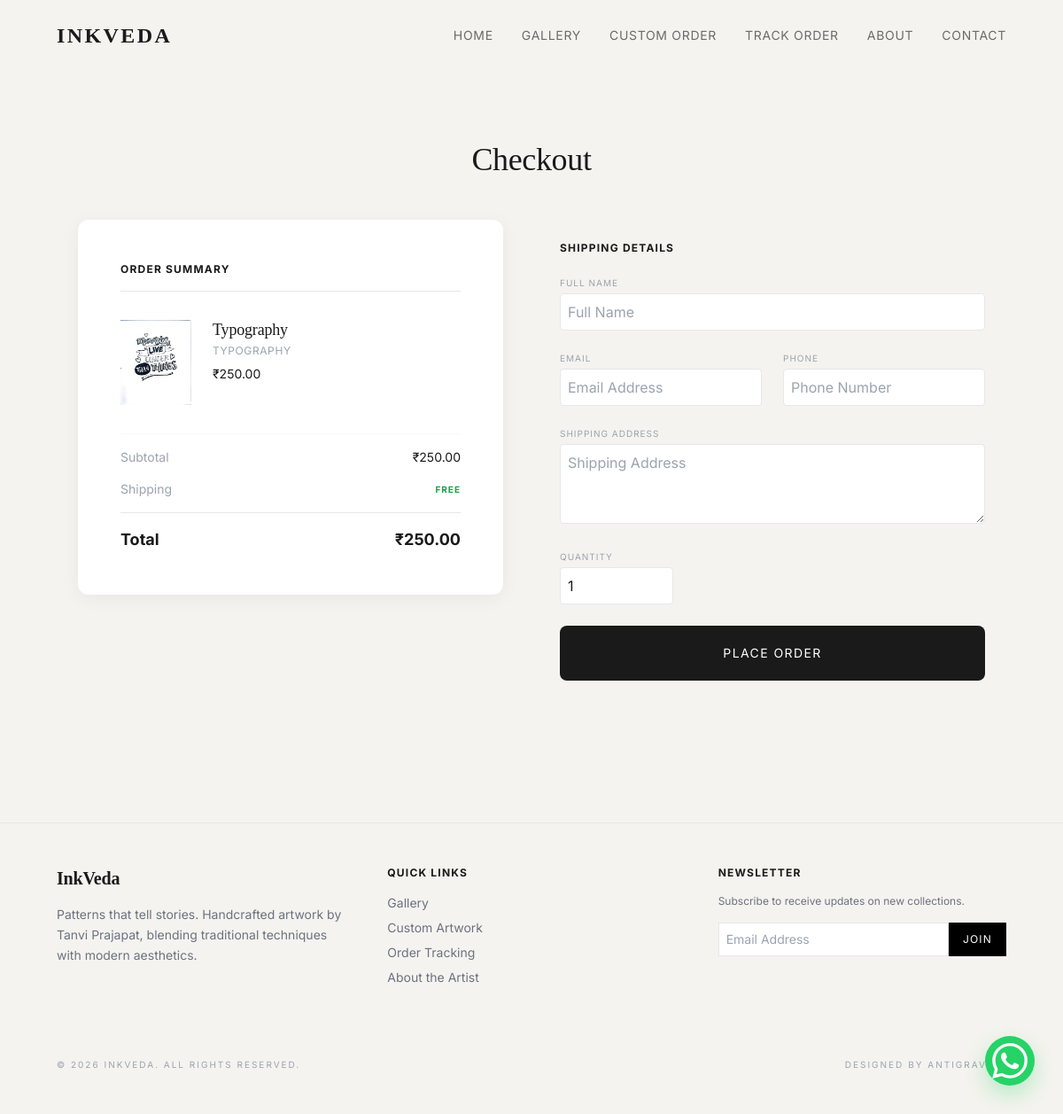
The page /checkout/2/ on the database its author committed.
### artworks/models.py (models this page shows, shortened)
class Artwork(models.Model):
    CATEGORY_CHOICES = [
        ('Mandala', 'Mandala'),
        ('Zentangle', 'Zentangle'),
        ('Doodle', 'Doodle'),
        ('Typography', 'Typography'),
    ]
    title = models.CharField(max_length=200)
    description = models.TextField()
    image = models.ImageField(upload_to="artworks/%Y/%m/")
    category = models.CharField(max_length=50, choices=CATEGORY_CHOICES)
    price = models.DecimalField(max_digits=10, decimal_places=2)
    is_available = models.BooleanField(default=True)
    created_at = models.DateTimeField(auto_now_add=True)

### artworks/views.py (the view)
# urls.py: path('checkout/<int:pk>/', views.checkout, name='checkout'),
def checkout(request, pk):
    artwork = get_object_or_404(Artwork, pk=pk)
    if request.method == 'POST':
        form = ArtworkOrderForm(request.POST)
        if form.is_valid():
            order = form.save(commit=False)
            order.artwork = artwork
            order.payment_method = 'UPI'
            order.payment_status = 'Pending'
            order.save() # save() calculates total_price and order_id
            return redirect('upi_payment', order_id=order.order_id)
    else:
        form = ArtworkOrderForm(initial={'quantity': 1})
    return render(request, 'artworks/checkout.html', {'form': form, 'artwork': artwork})

### artworks/forms.py
class ArtworkOrderForm(forms.ModelForm):
    class Meta:
        model = Order
        fields = ['customer_name', 'email', 'phone', 'address', 'quantity']
        widgets = {
            'customer_name': forms.TextInput(attrs={'class': 'w-full p-2 border rounded', 'placeholder': 'Full Name'}),
            'email': forms.EmailInput(attrs={'class': 'w-full p-2 border rounded', 'placeholder': 'Email Address'}),
            'phone': forms.TextInput(attrs={'class': 'w-full p-2 border rounded', 'placeholder': 'Phone Number'}),
            'address': forms.Textarea(attrs={'class': 'w-full p-2 border rounded', 'placeholder': 'Shipping Address', 'rows': 3}),
            'quantity': forms.NumberInput(attrs={'class': 'w-full p-2 border rounded', 'min': 1}),
        }

### templates/artworks/checkout.html (shortened to what this page needs)
{% extends 'base.html' %}
{% block content %}
<section class="py-20 px-6 lg:px-16">
    <div class="max-w-5xl mx-auto">
        <h1 class="text-4xl font-serif mb-12 text-center">Checkout</h1>
        <div class="grid grid-cols-1 lg:grid-cols-2 gap-16">
            <div class="bg-white p-8 lg:p-12 premium-shadow h-fit">
                <h2 class="text-xs uppercase tracking-widest font-bold mb-8 border-b pb-4">Order Summary</h2>
                <div class="flex space-x-6 mb-8">
                    <div class="w-20 h-24 bg-gray-100 flex-shrink-0">
                        <img src="{{ artwork.image.url }}" alt="{{ artwork.title }}" class="w-full h-full object-cover">
                    </div>
                    <div>
                        <h3 class="font-serif text-lg leading-tight">{{ artwork.title }}</h3>
                        <p class="text-xs text-gray-400 uppercase tracking-wider mt-1">{{ artwork.category }}</p>
                        <p class="text-sm mt-2">₹{{ artwork.price }}</p>
                    </div>
                </div>
                <div class="space-y-4 pt-4 border-t border-gray-50">
                    <div class="flex justify-between text-sm">
                        <span class="text-gray-400">Subtotal</span>
                        <span>₹{{ artwork.price }}</span>
                    </div>
                    <div class="flex justify-between text-sm">
                        <span class="text-gray-400">Shipping</span>
                        <span class="text-green-600 uppercase text-[10px] tracking-widest font-bold">Free</span>
                    </div>
                    <div class="flex justify-between text-lg font-bold pt-4 border-t">
                        <span>Total</span>
                        <span>₹{{ artwork.price }}</span>
                    </div>
                </div>
            </div>
            <div>
                <form method="POST" class="space-y-6">
                    <h2 class="text-xs uppercase tracking-widest font-bold mb-4">Shipping Details</h2>
                    <div>
                        <label class="text-[10px] uppercase tracking-widest text-gray-400 mb-1 block">Full Name</label>
                        {{ form.customer_name }}
                    </div>
                    <div class="grid grid-cols-1 md:grid-cols-2 gap-6">
                        <div>
                            <label class="text-[10px] uppercase tracking-widest text-gray-400 mb-1 block">Email</label>
                            {{ form.email }}
                        </div>
                        <div>
                            <label class="text-[10px] uppercase tracking-widest text-gray-400 mb-1 block">Phone</label>
                            {{ form.phone }}
                        </div>
                    </div>
                    <div>
                        <label class="text-[10px] uppercase tracking-widest text-gray-400 mb-1 block">Shipping Address</label>
                        {{ form.address }}
                    </div>
                    <div class="w-32">
                        <label class="text-[10px] uppercase tracking-widest text-gray-400 mb-1 block">Quantity</label>
                        {{ form.quantity }}
                    </div>
                    <button type="submit" class="btn-premium w-full py-5 text-sm uppercase tracking-widest mt-8">Place Order</button>
                </form>
            </div>
        </div>
    </div>
</section>
{% endblock %}

### templates/base.html (style rules this page uses)
:root { --bg-primary: #F5F3EF; --text-primary: #1A1A1A; --text-secondary: #6B6B6B; --accent: #C2A878; --border: #E5E5E5; }
body { font-family: 'Inter', sans-serif; background-color: var(--bg-primary); color: var(--text-primary); scroll-behavior: smooth; -webkit-font-smoothing: antialiased; }
.font-serif { font-family: 'Playfair Display', serif; letter-spacing: -0.01em; }
.premium-shadow { box-shadow: 0 4px 20px rgba(0, 0, 0, 0.05); transition: transform 0.3s ease, box-shadow 0.3s ease; border-radius: 12px; }
.btn-premium { background-color: var(--text-primary); color: #FFFFFF; border-radius: 8px; transition: all 0.3s ease; position: relative; overflow: hidden; border: 1px solid transparent; }

### rows shown on the page
Artwork: image (picture), title "Typography", category "TYPOGRAPHY", price "250.00"
